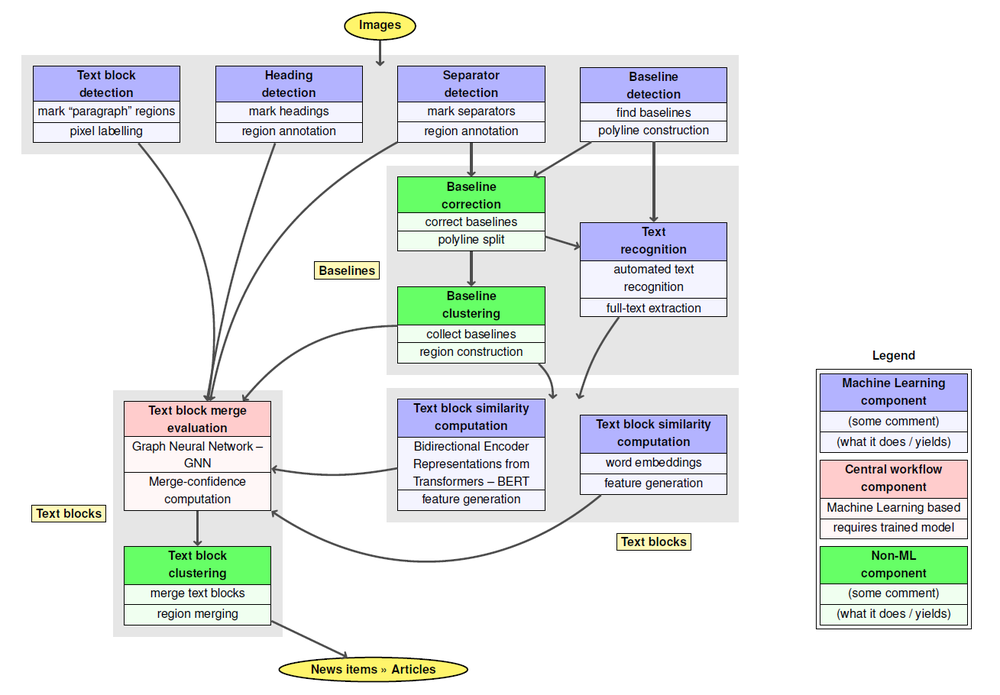
#> input picture images/as_workflow.png, 1000 x 695 px, shrunk from 1309 x 910 before the run
$ python -i swt_dist_trafo.py   (imports and definitions only)
#> lines starting #> are read from the running program, lines starting #| are printed output that depends on the picture; after the words box and inside, x2 and y2 are one past the last pixel; in counts of white or black regions, pixels touching at a corner belong together
import numpy as np
import cv2


class StrokeWidthDistanceTransform(object):
    def __init__(self,
                 dark_on_bright=True,
                 clean_ccs=2):
        self._dark_on_bright = dark_on_bright
        self._clean_ccs = clean_ccs

    def apply_swt_dist_trafo(self, img_file):
        swt_dist_trafo = self.distance_transform(img_file)
        cc_boxes = self.connected_components_cv(swt_dist_trafo)
        cc_clean = self.clean_connected_components(cc_boxes)
        return swt_dist_trafo, cc_clean

    def distance_transform(self, img_file, norm=cv2.DIST_L2, mask=cv2.DIST_MASK_PRECISE):
#> called with img_file = '../../images/as_workflow.png', norm = 2, mask = 0
        image = cv2.imread(img_file, cv2.IMREAD_GRAYSCALE)
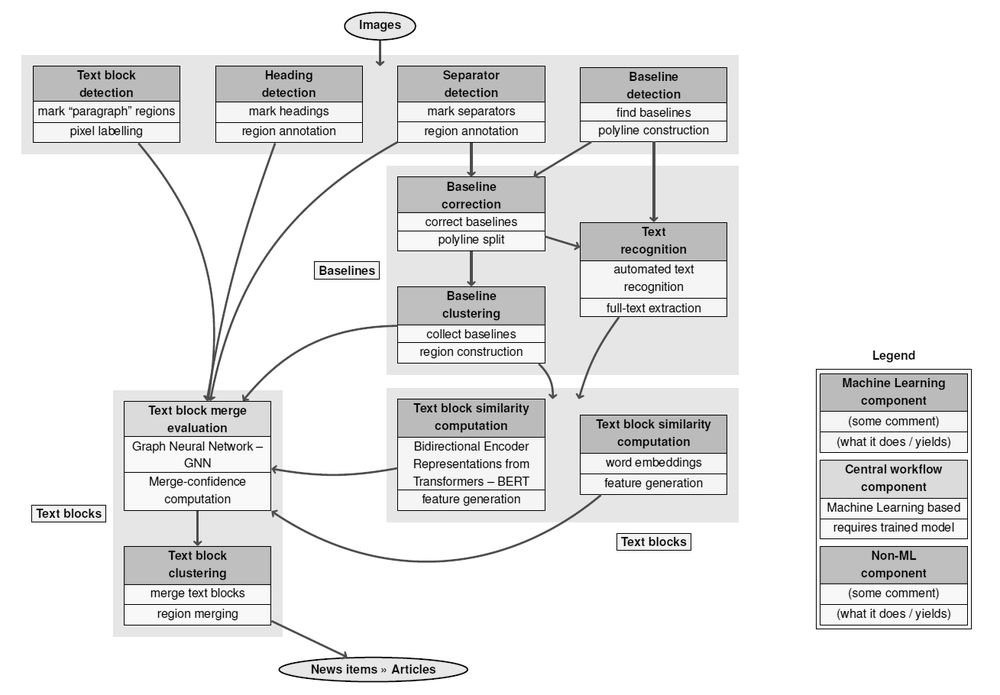
#> image: shape (695, 1000); min 0, max 255, mean 233.5
        if self._dark_on_bright:
            image = -image + 255  # invert black/white
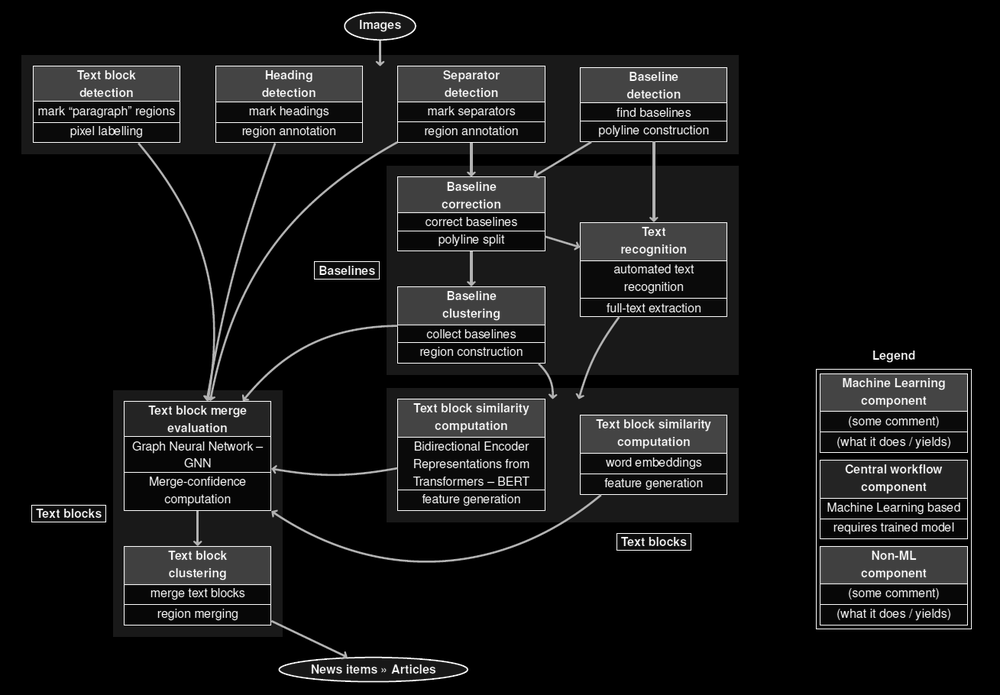
#> image: shape (695, 1000); min 0, max 255, mean 21.5
        threshold, image = self.otsu_threshold(image)  # binarize (otsu)
        dist_trafo = cv2.distanceTransform(image, norm, mask)
        return dist_trafo.astype(np.uint8)

    def otsu_threshold(self, image):
        blur = cv2.GaussianBlur(image, (5, 5), 0)
        threshold, image_t = cv2.threshold(blur, 0, 255, cv2.THRESH_BINARY + cv2.THRESH_OTSU)
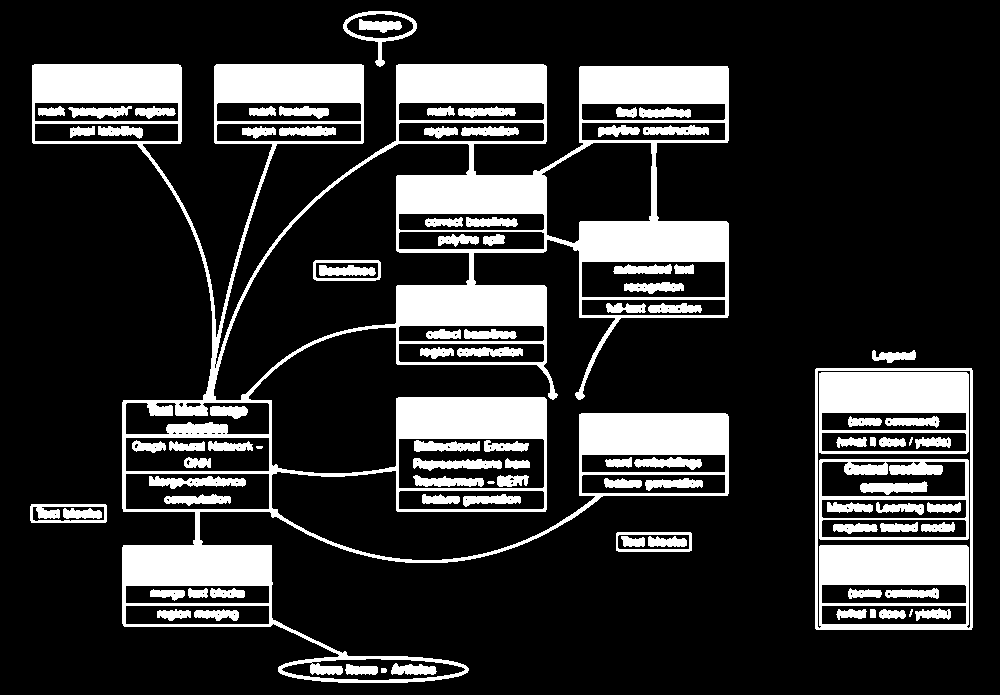
#> image_t: shape (695, 1000); 19.5% white; 94 white regions (3 under 20 px), largest, box (x1, y1, x2, y2) and area: (32, 64, 729, 683) 85230, (815, 368, 973, 630) 9584, (819, 372, 969, 454) 7251
#> threshold = 45
#> in distance_transform, `dist_trafo = cv2.distanceTransform(image, norm, mask)`:
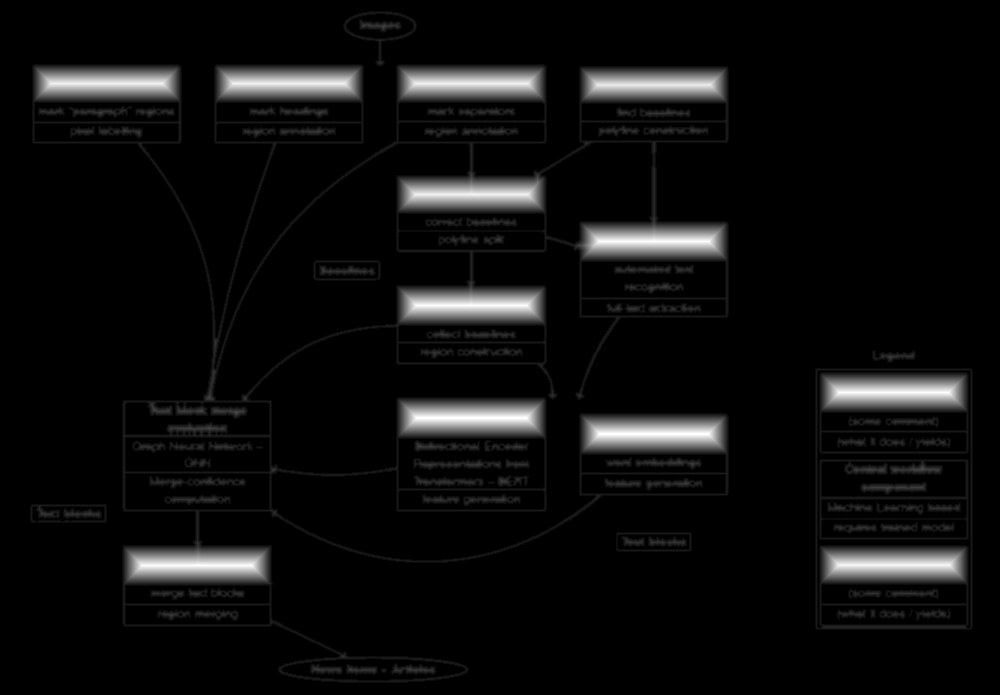
#> dist_trafo: shape (695, 1000) float32; min 0, max 21, mean 1.2; drawn with min black and max white
        return threshold, image_t

    def connected_components_cv(self, image, connectivity=8):
#> called with connectivity = 8
        assert connectivity in (4, 8), f"Connectivity has to be 4 or 8 (was {connectivity})."
        num_labels, labels, stats, centroids = cv2.connectedComponentsWithStats(image, connectivity=connectivity)
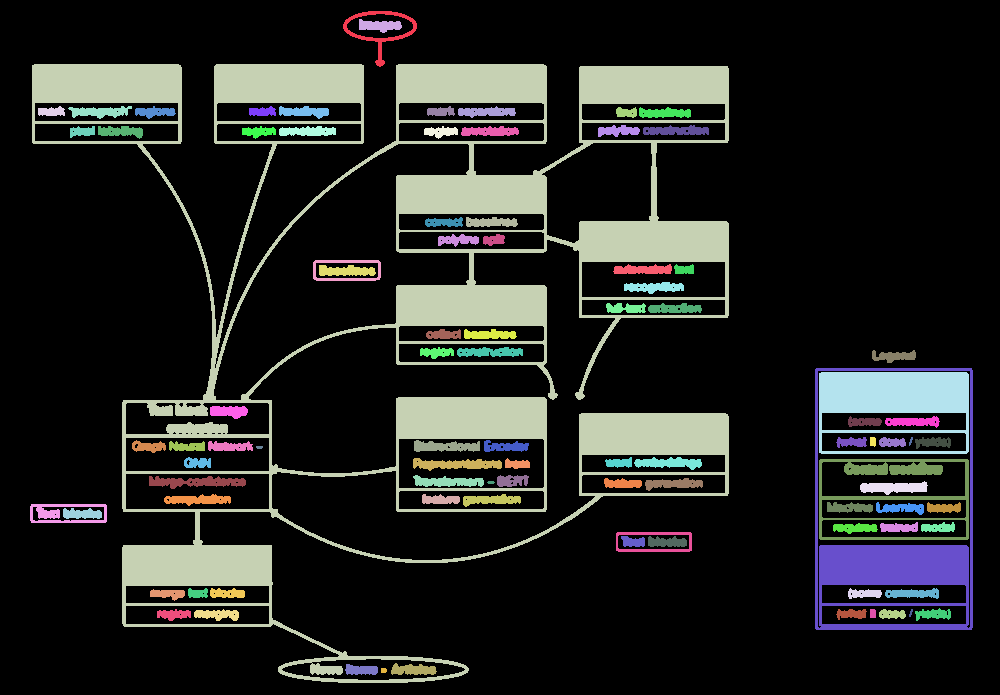
#> labels: shape (695, 1000) int32; 95 distinct labels, from 0 to 94; one colour per label, 0 black
#> num_labels = 95; stats = 95 rows, first 6: [0, 0, 1000, 695, 559728], [343, 11, 74, 56, 730], [359, 19, 43, 14, 389], [32, 64, 697, 619, 85230], [38, 106, 27, 10, 206], [68, 106, 64, 13, 488]; centroids = 95 pairs, first value 51.14 to 943.4, second value 25.24 to 670
        boxes_ccs = []
        # start at 1, to skip background
        for i in range(1, num_labels):
            x = stats[i, cv2.CC_STAT_LEFT]
            y = stats[i, cv2.CC_STAT_TOP]
            w = stats[i, cv2.CC_STAT_WIDTH]
            h = stats[i, cv2.CC_STAT_HEIGHT]
            boxes_ccs.append((x, y, w, h))
#> this loop made 94 passes
#> (x, y, w, h) on passes 1 to 12: (343, 11, 74, 56), (359, 19, 43, 14), (32, 64, 697, 619), (38, 106, 27, 10), (68, 106, 64, 13), (135, 106, 41, 13), (249, 106, 27, 10), (279, 106, 50, 13), (427, 106, 28, 10), (458, 106, 58, 12), (616, 107, 21, 11), (639, 107, 52, 11)
#> after the loop, boxes_ccs = 94 items, first 6: (343, 11, 74, 56), (359, 19, 43, 14), (32, 64, 697, 619), (38, 106, 27, 10), (68, 106, 64, 13), (135, 106, 41, 13)
#> in apply_swt_dist_trafo, `cc_boxes = self.connected_components_cv(swt_dist_trafo)`: cc_boxes has the same summary as boxes_ccs in connected_components_cv
        return boxes_ccs

    def clean_connected_components(self, components):
        components_clean = []
        # count_rejected_1 = 0
        # count_rejected_2 = 0
        for component in components:
            # component is a 4-tuple (x, y, width, height)
            width = component[2]
            height = component[3]
            if self._clean_ccs > 0:
                # test 1: reject components whose size is too small or too large
                if width < 3 or height < 3 or height > 500 or width > 500:
                    # count_rejected_1 += 1
                    continue
            if self._clean_ccs > 1:
                # test 2: reject components with too extreme aspect ratios (long narrow components)
                if width / height > 8 or height / width > 8:
                    # count_rejected_2 += 1
                    continue
            # component is accepted
            components_clean.append(component)
#> this loop made 94 passes
#> (component, width, height) on passes 1 to 12: ((343, 11, 74, 56), 74, 56), ((359, 19, 43, 14), 43, 14), ((32, 64, 697, 619), 697, 619), ((38, 106, 27, 10), 27, 10), ((68, 106, 64, 13), 64, 13), ((135, 106, 41, 13), 41, 13), ((249, 106, 27, 10), 27, 10), ((279, 106, 50, 13), 50, 13), ((427, 106, 28, 10), 28, 10), ((458, 106, 58, 12), 58, 12), ((616, 107, 21, 11), 21, 11), ((639, 107, 52, 11), 52, 11)
#> after the loop, components_clean = 93 items, first 6: (343, 11, 74, 56), (359, 19, 43, 14), (38, 106, 27, 10), (68, 106, 64, 13), (135, 106, 41, 13), (249, 106, 27, 10)
        # print(f"Rejected {count_rejected_1 + count_rejected_2}/{len(components)} connected components due to "
        #       f"cleaning (Size test: {count_rejected_1}, Ratio test: {count_rejected_2}).")
        return components_clean


# [37 lines not run here, left out]

>>> result = StrokeWidthDistanceTransform().apply_swt_dist_trafo('../../images/as_workflow.png')
#> in apply_swt_dist_trafo, `cc_clean = self.clean_connected_components(cc_boxes)`: cc_clean has the same summary as components_clean in clean_connected_components
